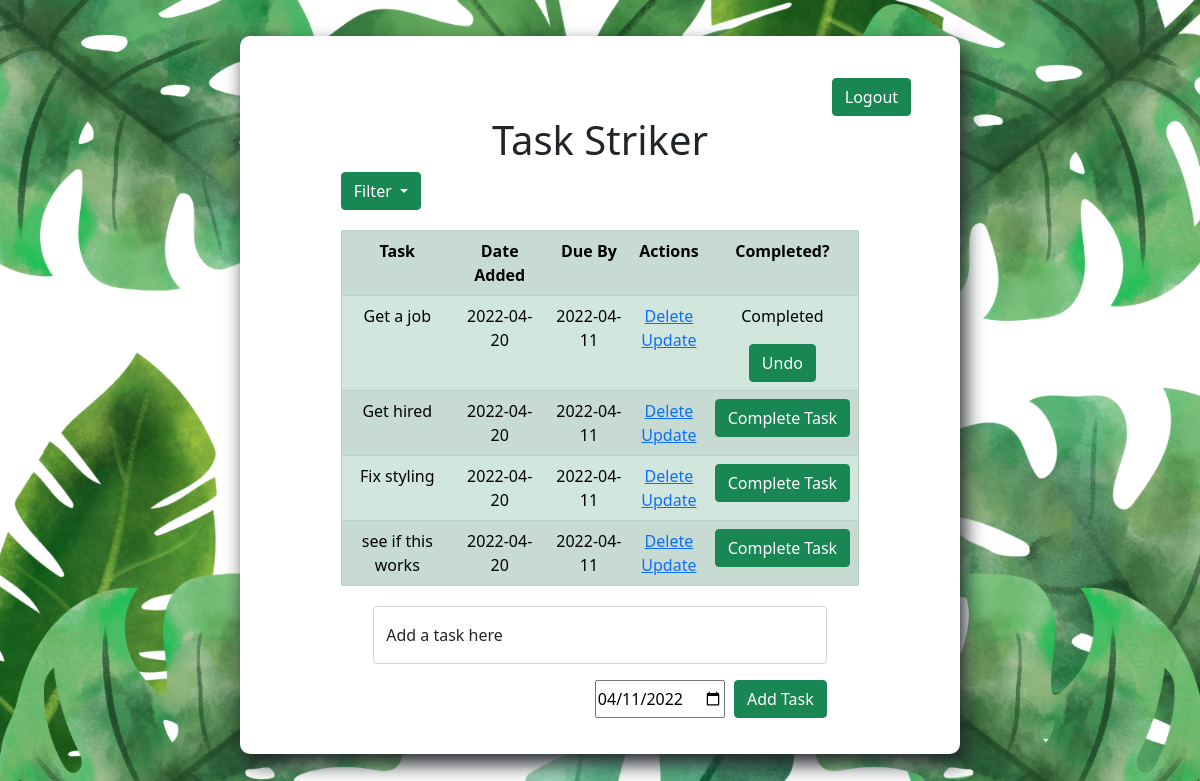
/ (signed in), run on an earlier commit of the app's database.
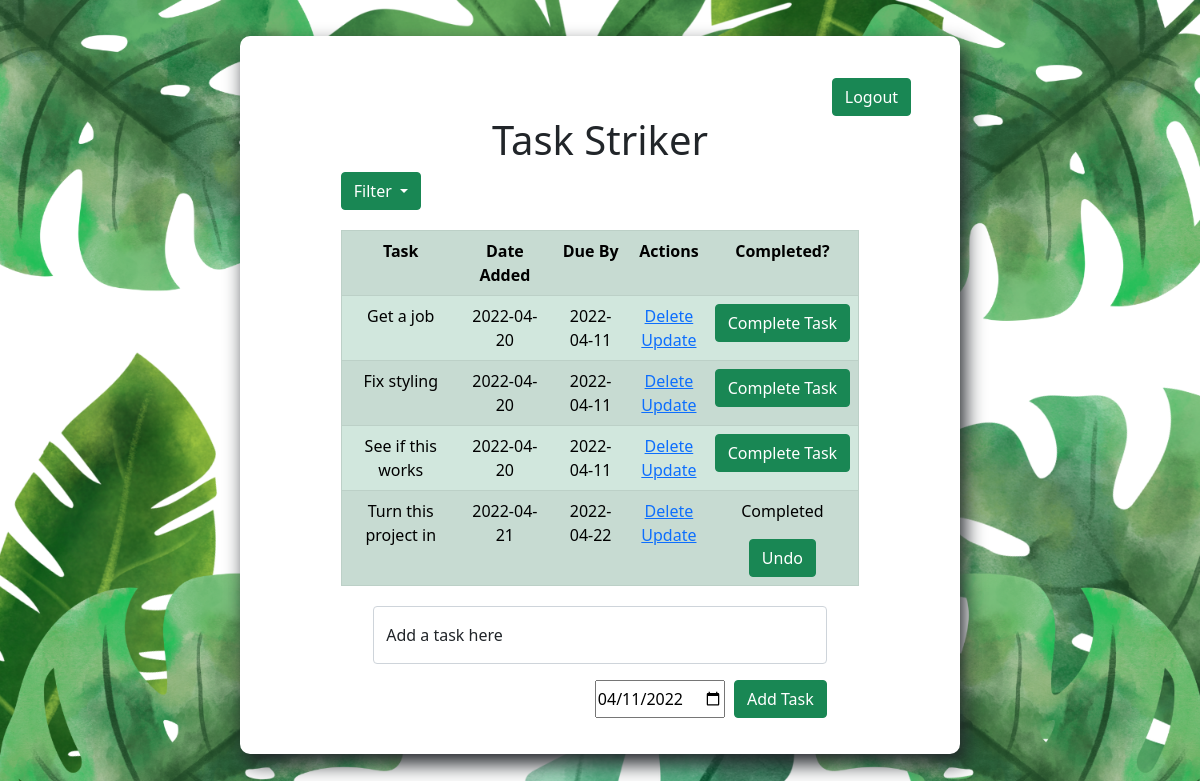
And on a later commit of the database.
### index.py (models this page shows, shortened)
class Todo(db.Model):
    __table_name__ = 'todo'
    id = db.Column(db.Integer, primary_key=True)
    content = db.Column(db.String(200), nullable=False)
    due_date = db.Column(db.DateTime, nullable=False, default=datetime.utcnow)
    completed = db.Column(db.Integer, default=0)
    data_created = db.Column(db.DateTime, default=datetime.utcnow)
    is_complete = db.Column(db.Boolean, default=False)
    user_id = db.Column(db.Integer, db.ForeignKey('user.id'), nullable=False)

### index.py (the view)
@app.route('/', methods=['GET'])
@login_required
def index():
    tasks = Todo.query.order_by(Todo.data_created).filter_by(
        user_id=current_user.id).all()
    logged_in_user = User.query.filter_by(id=current_user.id).first()
    return render_template('index.html', tasks=tasks, user=logged_in_user)

### index.py (called while the page is built)
@login_manager.user_loader  # loads user from database
def load_user(user_id):  # user_id is the id of the user
    return User.query.get(int(user_id))  # returns user object

### templates/index.html (shortened to what this page needs)
{% extends 'base.html' %}  {% block body %}
<div class="page">
  <head>
    <link
      href="https://cdn.jsdelivr.net/npm/bootstrap@5.1.3/dist/css/bootstrap.min.css"
      rel="stylesheet"
    />
  </head>
  <div class="content task-striker">
    <div class="logout-button">
      <a class="btn btn-success" href="/logout" role="button">Logout</a>
    </div>
    <h1 class="headers">Task Striker</h1>
    {% if tasks|length < 1 %}
    <h4 class="headers">
      Hi {{user.first_name}}! You don't seem to have any tasks at the moment.
      Create one below!
    </h4>
    {% else %}
    <div class="dropdown filter-button">
      <button
        class="btn btn-success dropdown-toggle"
        type="button"
        id="dropdownMenuButton1"
        data-bs-toggle="dropdown"
        aria-expanded="false"
      >
        Filter
      </button>
    </div>
    <table class="table table-success table-striped table-hover task-table">
      <tr style="text-align: center">
        <th>Task</th>
        <th>Date Added</th>
        <th>Due By</th>
        <th>Actions</th>
        <th>Completed?</th>
      </tr>
      {% for task in tasks%}
      <tr>
        <td>{{task.content}}</td>
        <td>{{task.data_created.date()}}</td>
        <td>{{task.due_date.date()}}</td>
        <td>
          <a href="/task/{{task.id}}/delete">Delete</a>
          <br />
          <a href="/task/{{task.id}}/update">Update</a>
        </td>
        <td>
          {% if task.is_complete == True %}
          <p>Completed</p>
          <form action="/task/{{task.id}}/undo" method="POST">
            <input type="submit" class="btn btn-success" value="Undo" />
          </form>
          {% else %}
          <form action="/task/{{task.id}}/complete" method="POST">
            <input
              type="submit"
              class="btn btn-success"
              value="Complete Task"
            />
          </form>
          {% endif %}
        </td>
      </tr>
      {% endfor %}
    </table>
    {% endif %}
    <div class="form">
      <form action="/task/add" method="POST">
        <div class="form-floating mb-3">
          <input
            type="text"
            name="content"
            class="form-control"
            id="floatingInput content"
            placeholder="name@example.com"
          />
          <label for="floatingInput">Add a task here</label>
        </div>
        <div class="date-submit">
          <input
            type="date"
            id="due_date"
            name="due_date"
            value="2022-04-11"
            min="2022-04-11"
            max="2028-12-31"
            style="margin-right: 2%"
          />
          <input type="submit" class="btn btn-success" value="Add Task" />
        </div>
      </form>
    </div>
  </div>
</div>
{% endblock %}

### templates/base.html (shortened to what this page needs)
<!DOCTYPE html>
<html lang="en">
  <head>
    <link
      rel="stylesheet"
      href="{{ url_for('static', filename='css/main.css') }}"
    />
  </head>
  <body>
    {% block body %} {% endblock %}
  </body>
</html>

### static/css/main.css (style rules this page uses)
body { margin: 0; font-family: 'Roboto Mono', monospace; }
.content { margin-top: 10%; margin-bottom: 5% }
.date-submit { display: flex; justify-content: flex-end; }
table, td, th { border: 1px solid #aaa; }
.task-table { max-width: 80%; }
table { border-collapse: collapse; width: 50%; margin-left: 10%; margin-top: 3%; }
.filter-button { margin-left:10% }
.task-striker { background-color: white; width: 60%; margin-top: 3%; margin-bottom: 20%; padding: 3%; position: absolute; left: 20%; box-shadow: 5px 10px 20px 0px; border-radius: 10px; }
th { height: 30px; }
td { text-align: center; padding: 5px; }
.form { margin-top: 20px; align-content: center; margin-left: 15%; width: 70% }
.headers { text-align: center; }
.logout-button { display:flex; justify-content: flex-end; margin-top: 1%; margin-right: 2%; }
html { background-image: url("/static/LoginSignupPage.png"); background-repeat: no-repeat; background-size: cover; }

What changed in the data, as far as the page shows it:
removed Todo: content "Get hired", data_created "2022-04-20", due_date "2022-04-11"
changed Todo "Get a job": is_complete True → False (drawn); value "Undo" → "Complete Task"
changed Todo: content "see if this works" → "See if this works"
added Todo: content "Turn this project in", data_created "2022-04-21", due_date "2022-04-22"
